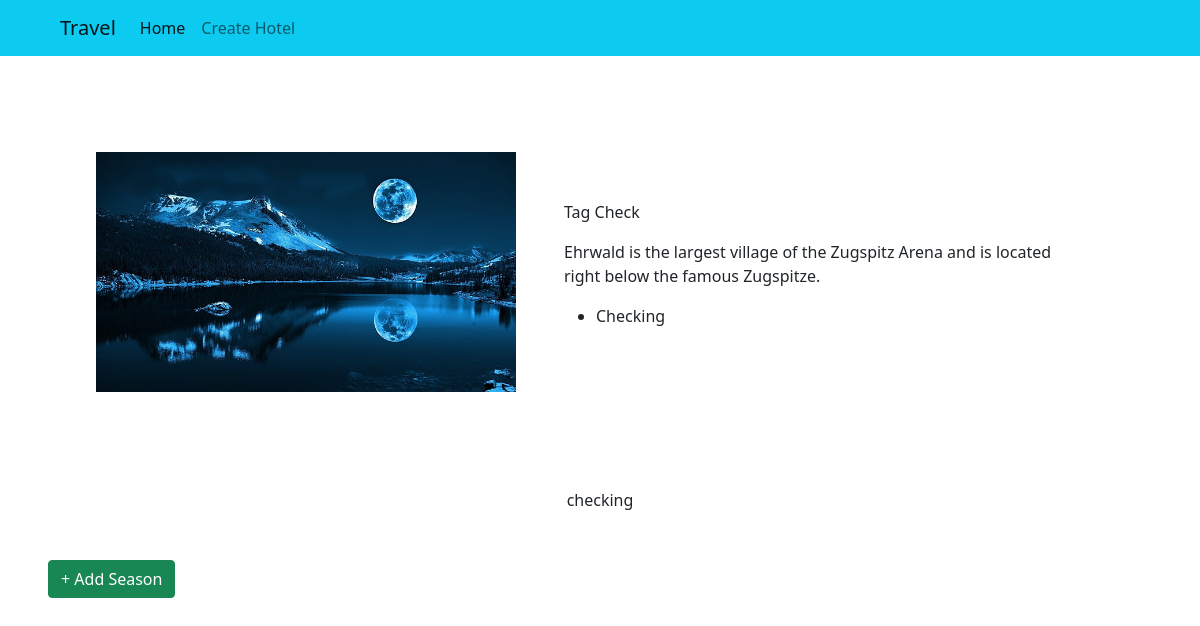
The app's page /details/25/ (signed in) with its own data.
### main/models.py (models this page shows, shortened)
class Location(models.Model):
    image = models.FileField(upload_to='spot')
    l_name = models.CharField(_("Hotel Name"), max_length=50)
    l_tagline = models.CharField(_("Hotel Tagline"), max_length=150)
    l_summery = models.TextField(_("Hotel Summary"), max_length=300)
    l_description = models.TextField(_("Hotel Description"), max_length=200)
    tags = TaggableManager()
    created_at = models.DateTimeField(auto_now_add=True)
    updated_at = models.DateTimeField(auto_now=True)

### main/views.py (the view)
# urls.py: path('details/<int:pk>/', views.location_details_view, name='location_details'),
@login_required
def location_details_view(request, pk):
    location = Location.objects.get(pk=pk)
    seasons = location.season_set.all()
    l_des = location.l_description
    l_des = l_des.split('\n')
    features = Feature.objects.filter(season__location=location)
    context = {'location': location, 'seasons':seasons, 'features':features, 'l_des':l_des}
    return render(request, "location_details.html", context)

### main/templates/location_details.html (shortened to what this page needs)
{% extends 'base.html' %}
{% block content %}
<div class="m-5 d-flex flex-column">
    <div class="d-flex m-5">
        <img class="col-5" src="{{ location.image.url}}"/>
        <div class="d-flex flex-column m-5">
            <p>{{location.l_name}}</p>
            <p>{{location.l_tagline}}</p>
            <ul>
                {% for des in l_des %}
                    <li>{{des}}</li>
                {% endfor %}
            </ul>
        </div>
    </div>
</div>
<div class="m-5 text-center">
    <p>{{location.l_summery}}</p>
</div>
<div class="m-5">
    <a href="{% url 'create_season' location.id%}" class="btn btn-success">+ Add Season</a>
</div>
{% endblock content %}

### records on screen
Location: image (picture), l_name "Tag Check", l_tagline "Ehrwald is the largest village of the Zugspitz Arena and is located right below the famous Zugspitze.", l_des "Checking", l_summery "checking"
